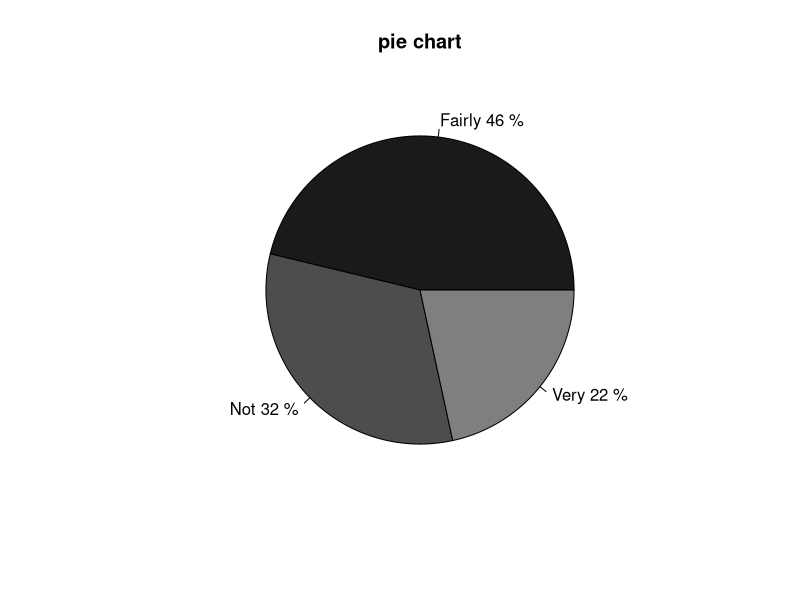
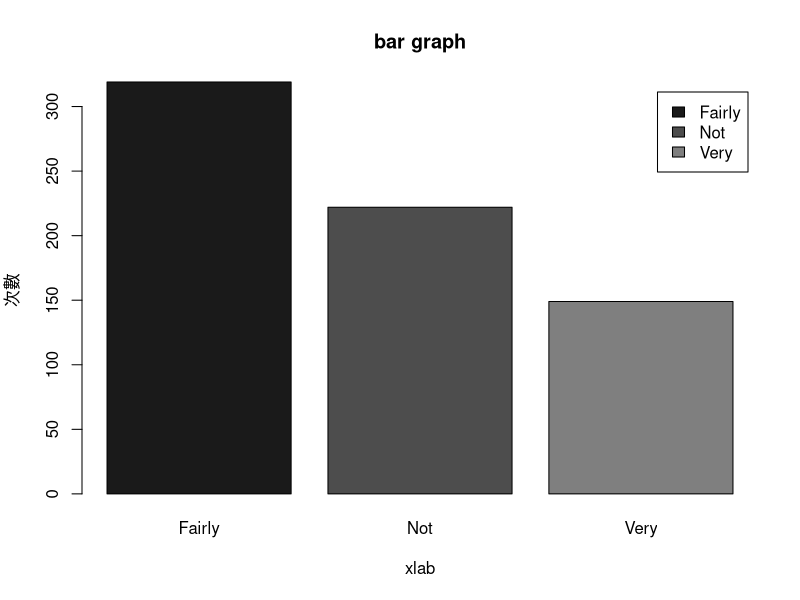
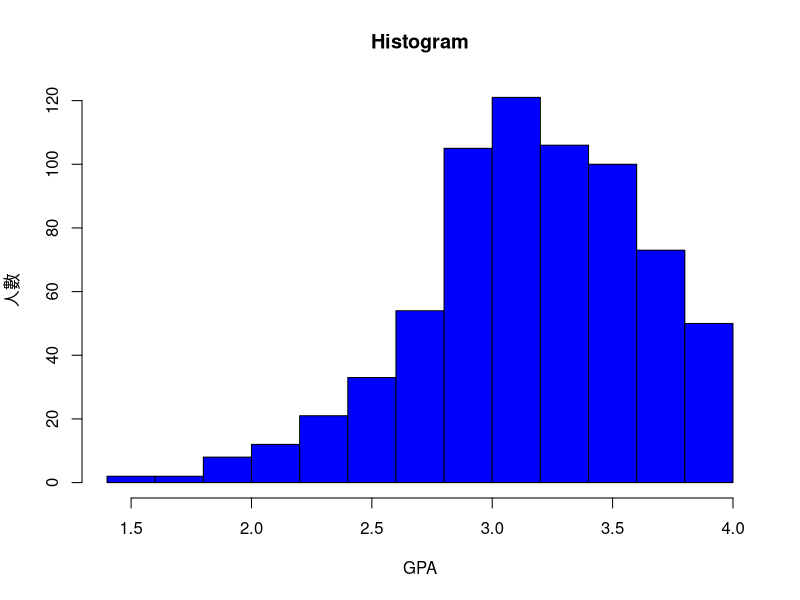
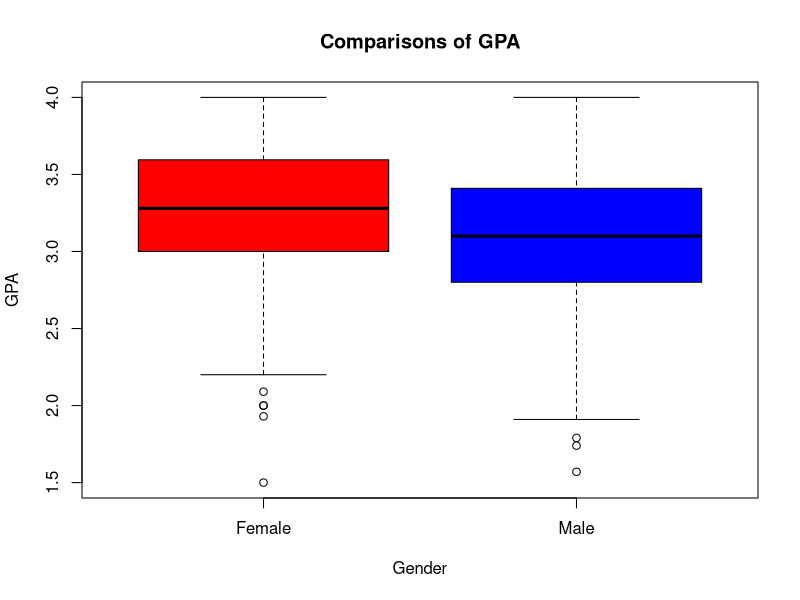
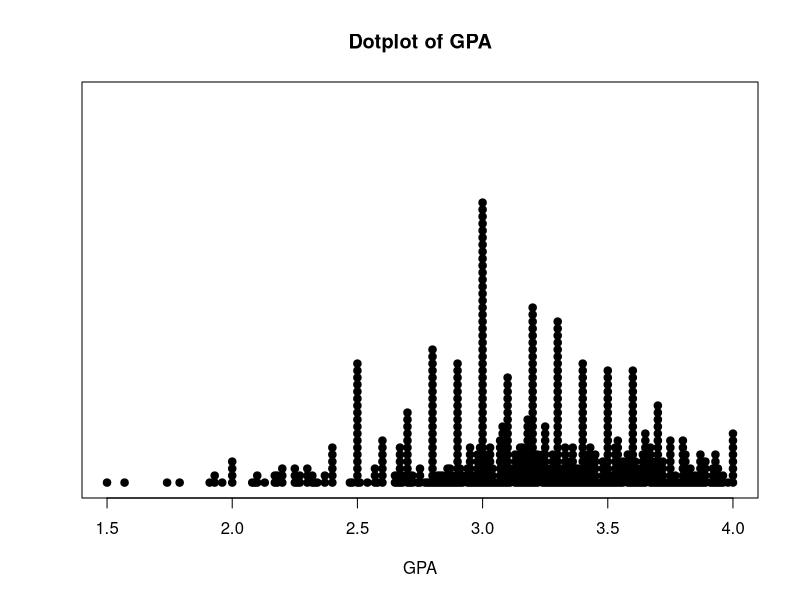

The R script that drew these images, in order:
## ---- chunk 1
Student <- read.csv("Student.csv")
## ---- chunk 2
#  vector
X1<-c(1,2,3,4)
X1

#  Matrix
X2<-matrix(1:12, nrow=2)
X2

#  Data Frame
x1=c(1:10)
y1=c(11:20)
z1=c(21:30)
DF1<-data.frame(XX=x1,YY=y1,ZZ=z1)   #換欄位的名字
DF1

#  List     一串雜記，可以想像是一張筆記紙，可以放任何東西
LIST1 <- list(gender="man", age=18, hobby=c("tease", "be teased"))
LIST1

#  Factor  主要用來表有等級或類別屬性的資料(category variable)。
grade <- c("Poor","Excellent","Improved","Excellent","Improved")  # 建立一個character vector
grade <- factor(grade)   # 轉換成factor型態
levels(grade)           #要查看裡面存在著哪些類別，可以用levels()函式：

G = factor(grade, level=c("Poor","Improved","Excellent"), order=TRUE)
levels(G)
# Crosstabs 列連表
Sex<-Student$Sex
ReligImp<-Student$ReligImp
mytable <- xtabs(~Sex+ReligImp)   
mytable
## ---- chunk 3
counts <- table(Student$ReligImp)    
#"table是負責把資料整理為一個列連表的形式
#如果沒有用table，出來的資料是沒有經過整理的一大段資料)"
pct <- round(counts/sum(counts)*100)  #round功能：去掉小數的部分且進位
lbls <- rownames(counts)
lbls <- paste(lbls,pct,"%",sep=" ")    # sep"放入想要分隔的符號"
pie(counts, labels = lbls , col=c("gray10","gray30","gray50","gray70" ,"gray90") , main="pie chart") 
## ---- chunk 4
barplot(counts, names.arg =rownames(counts) ,legend = rownames(counts), main="bar graph", col=c("gray10","gray30","gray50","gray70" ,"gray90"),ylab = '次數', xlab = 'xlab',beside="TRUE")
## ---- chunk 5
hist(Student$GPA, breaks=10, col="blue", main="Histogram", xlab="GPA",ylab = "人數")
## ---- chunk 6
#y~x
boxplot(GPA~Sex, Student, col=(c("red","blue")), 
        main="Comparisons of GPA", xlab="Gender", ylab="GPA" )
## ---- chunk 7
GPA<- Student$GPA
stem(GPA, scale = 1)
## ---- chunk 8
stripchart(GPA, method = "stack", offset = .35, at = .0, pch = 19,
           main = "Dotplot of GPA", xlab = "GPA")
## ---- chunk 9
summary(GPA) # mean, median, Q25 and Q75, min, max
mean(GPA, na.rm = T)
var(GPA, na.rm = T) 
sd(GPA, na.rm = T) 
IQR(GPA, na.rm = T)

# Binomial function
pbinom(35, size = 100, prob = 0.3) #given x, size, prob --> cumulative probability P(X<=35)
dbinom(35, size = 100, prob = 0.3) #given x, size, prob --> probability P(X==35)

qbinom(0.8839214, size = 100, prob = 0.3) #given cumulative probability 
rbinom(10, size = 100, prob = 0.3) #random samples from a binomial distribution of given size, prob


# Normal distribution function
pnorm(35, mean = 30, sd = 5) #given mean, sd --> cumulative probability
dnorm(35, mean = 30, sd = 5) #given mean, sd --> density

qnorm(0.8413447, mean = 30, sd = 5) #given cumulative probability --> x
rnorm(10, mean = 30, sd = 5) #random samples from a normal distribution of given mean, sd
